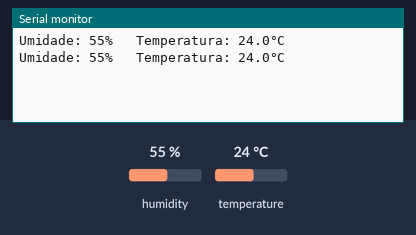
Bench run of a sketch on a simulated Arduino Uno, built with avr-gcc and run on an emulated ATmega328P. On the bench: the last lines printed to the serial monitor. The inputs (shaded band) are chosen by the test bench; at power-on: humidity 55 %, temperature 24 °C.

Above: at 2.8 s.
2.9 s: humidity set to 22 %
At 4.5 s:
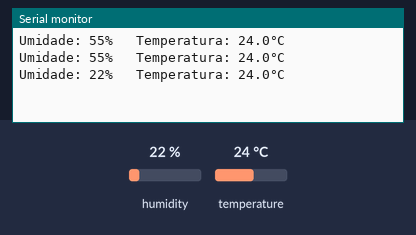
5.6 s: temperature set to 12 °C
At 6.9 s:
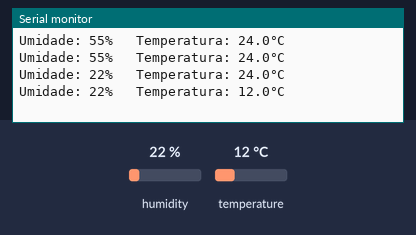
8.3 s: humidity set to 40 %
At 10.5 s:
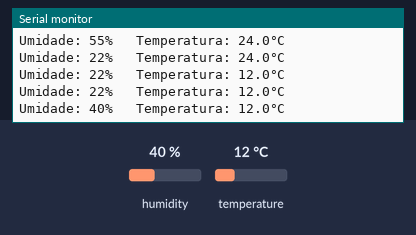
Timing chart, 0 to 12.0 s (numbered marks = the images above; inputs shaded):
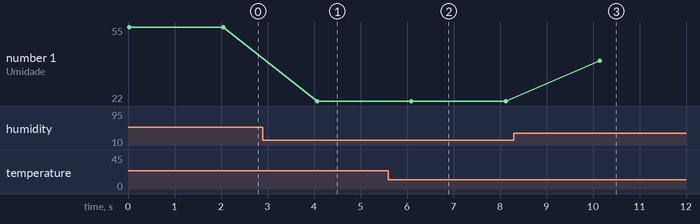

Measured:
- after the input at 2.9 s, the serial monitor: prints a new line after 1.2 s (image 1)
- after the input at 5.6 s, the serial monitor: prints a new line after 0.50 s (image 2)
- after the input at 8.3 s, the serial monitor: prints a new line after 1.8 s (image 3)
- plotted number 1: 55 → 22 after the input at 2.9 s, 22 → 40 after the input at 8.3 s

The sketch:

Sensor_de_Umidade_e_Temperatura_DHT11.ino
```cpp
/********************************************************/
/* Aula 29 - Sensor de Umidade e Temperatura - DHT11    */
/* Nesta programação é realizada a leitura dos dados do */
/* sensor de umidade e temperatura DHT11 alocando-os em */
/* variáveis do tipo String. Na sequência é impresso    */
/* esses dados no monitor serial.                       */
/* Links para obtenção da biblioteca by Adafruit        */
/* http://librarymanager/#DHT11                         */
/* Instalar as duas biblioitecas abaioxo:               */
/* https://github.com/adafruit/DHT-sensor-library       */
/* https://github.com/adafruit/Adafruit_Sensor          */
/********************************************************/

/* Inclui a biblioteca de controle do sensor.           */
#include <DHT.h>
/* Cria o objeto para o sensor no pino A0 do Arduino.   */
DHT sensor(A0, DHT11);
/* Variáveis para armazenar os dados do sensor.         */
String H, T;

void setup(){
  /* Inicia a comunicação serial.                       */
  Serial.begin(9600);
  /* Inicia o sensor.                                   */
  sensor.begin();
}

void loop(){
  /* Armazena os dados de umidade convertendo para      */
  /* String sem casas decimais.                         */
  H = String(sensor.readHumidity(), 0);
  /* Armazena os dados de temperatura convertendo para  */
  /* String com uma casa decimal.                       */
  T = String(sensor.readTemperature(), 1);
  /* Imprime os dados no monitor serial.                */
  Serial.print("Umidade: ");
  Serial.print(H);
  /* \t serve para dar um espaço após o símbolo %.      */
  Serial.print("% \t");
  Serial.print("Temperatura: ");
  Serial.print(T);
  Serial.println("°C");
  /* Aguarda 2 segundos para a nova leitura.            */
  delay(2000);
}
```
